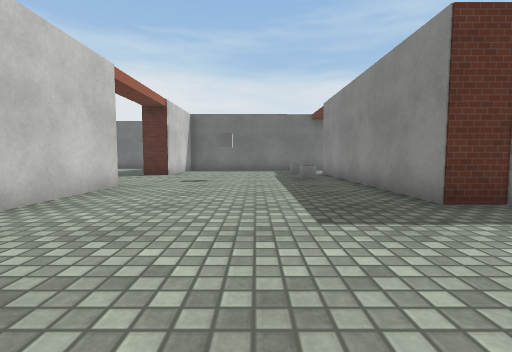
View 1 (above)

16 first-person views from a walk through a 3-D level made in the Unity game engine. The camera is 0.68 m above the floor, tilts 4° down and sees 85° across. The floor is counted in squares, 1 m on a side. Each view is taken from the middle of a square. On the plan, view 1 faces up. The plan holds only what a view shows up to about 9 squares ahead; the rest is blank. The place goes on beyond the plan. Some surface patterns are stand-ins.

View 2
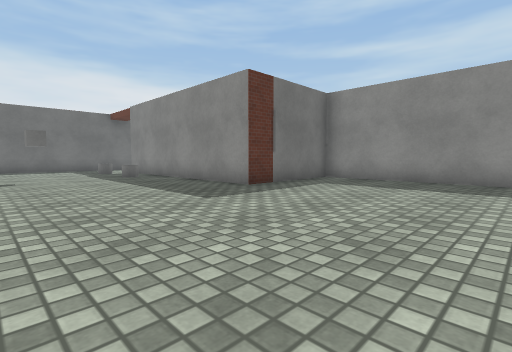

View 3
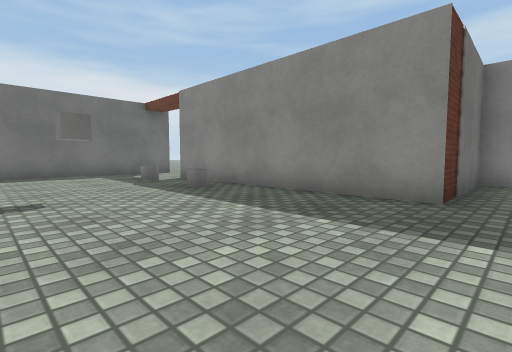

View 4
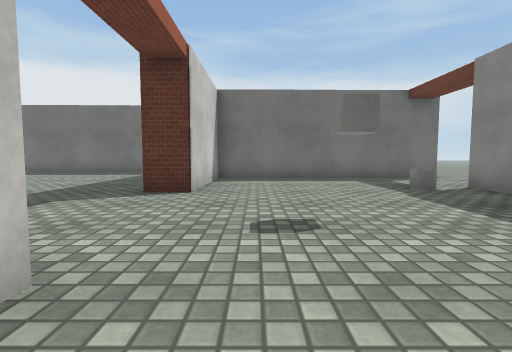

View 5
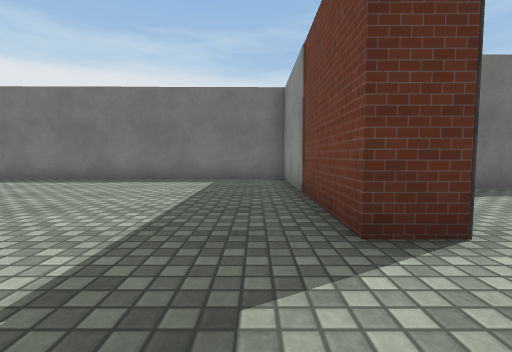

View 6
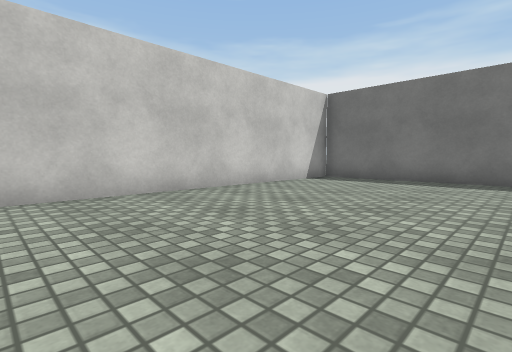

View 7
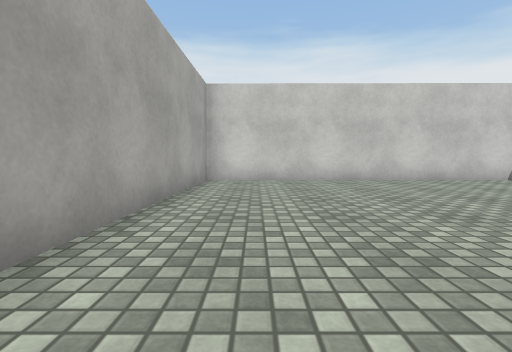

View 8
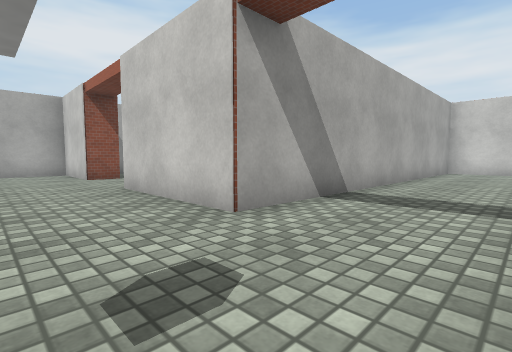

View 9
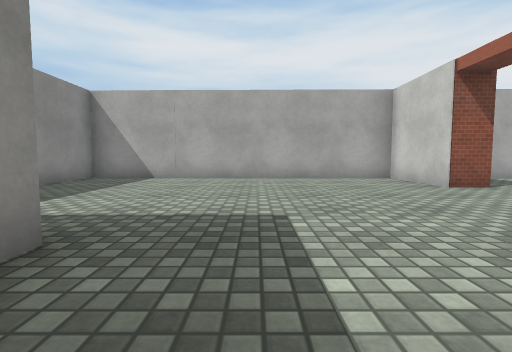

View 10
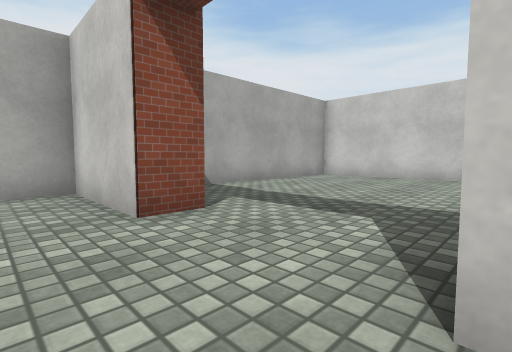

View 11
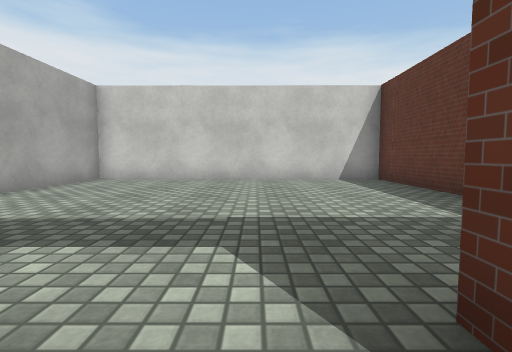

View 12
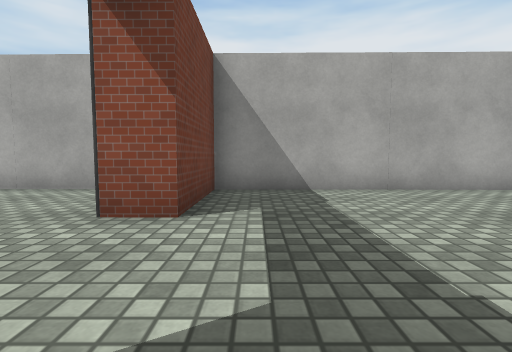

View 13
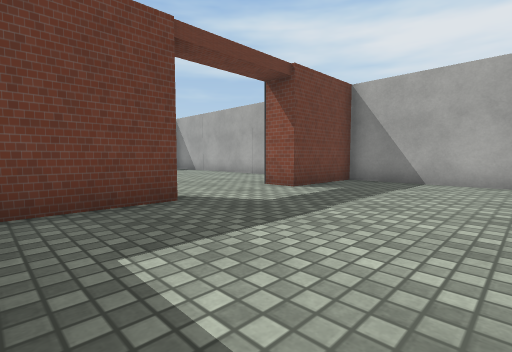

View 14
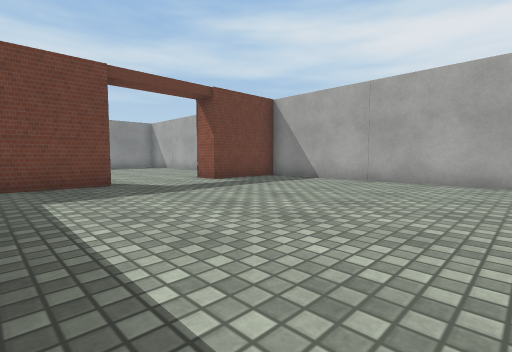

View 15
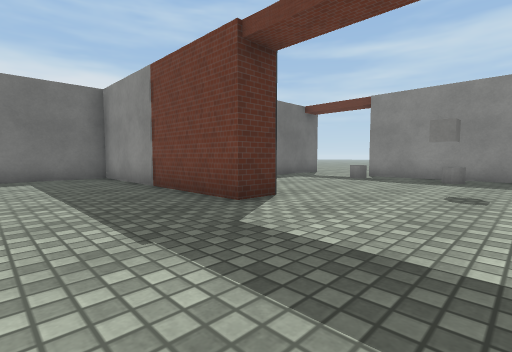

View 16
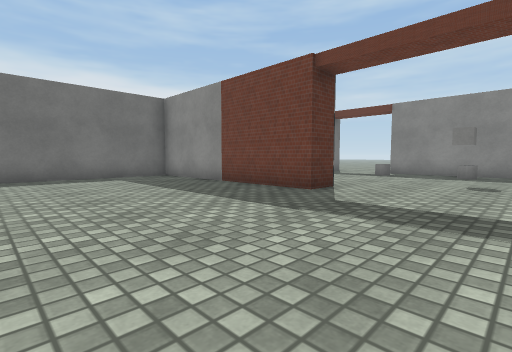

### Floor plan
Points are (right, up) in squares from view 1. A wall is a line through its corners. A room is listed if a view was taken in it or the views show most of it. See-through windows are left out.
Room 1 (views 1, 2, 3, 4, 5, 6, 7, 8, 9, 10, 11, 15, 16)
walls: (-4.1, -0.1) (-3.2, -0.1) (-3.2, -2.8) (6.2, -2.9) (6.2, 3.9) (2.6, 3.9) (2.6, 11.1); (3.8, 13.9) (-3.1, 13.8) (-3.2, 10.3) (-4.1, 10.3) (-4, 16.5) (-13.5, 16.4); (-14, 15.8) (-14.1, 6.6) (-3.2, 6.4) (-3.2, 2.8)
ways out: opening at (-3.5, 1.5) to room 2; opening at (3, 12.5)
objects: other object (-1, 8); other object (2, 8); other object (2, 11)
Room 2 (views 12, 13, 14)
walls: (-7.7, 5.6) (-11.3, 5.6) (-11.3, -2.6) (-4.1, -2.8) (-4.1, -0.1); (-4.1, 2.8) (-4.1, 4.9)
ways out: opening at (-3.5, 1.5) to room 1

Where each view was taken, in squares from view 1:
view 1: 0 up, 0 right, facing up
view 2: 1 down, 2 left, facing up-right
view 3: 3 up, 2 left, facing up-right
view 4: 5 up, 2 left, facing up
view 5: 8 up, 5 left, facing up
view 6: 8 up, 9 left, facing up-left
view 7: 8 up, 6 left, facing left
view 8: 9 up, 1 left, facing down-left
view 9: 6 up, 1 right, facing down
view 10: 3 up, 2 left, facing down-left
view 11: 2 up, 3 left, facing left
view 12: 3 up, 5 left, facing down
view 13: 5 up, 8 left, facing down-right
view 14: 5 up, 11 left, facing down-right
view 15: 7 up, 7 left, facing up-right
view 16: 7 up, 9 left, facing up-right
